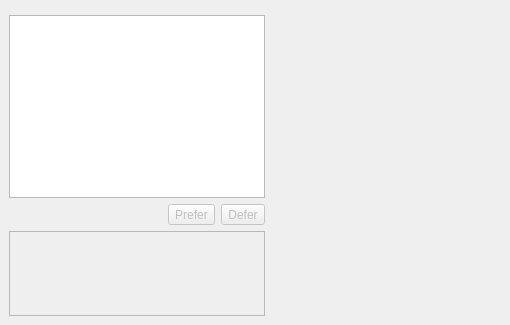
<?xml version="1.0" encoding="UTF-8"?>
<ui version="4.0">
 <author>Matthias Kretz &lt;kretz@kde.org&gt;</author>
 <class>BackendSelection</class>
 <widget class="QWidget" name="BackendSelection">
  <property name="geometry">
   <rect>
    <x>0</x>
    <y>0</y>
    <width>510</width>
    <height>325</height>
   </rect>
  </property>
  <layout class="QGridLayout">
   <property name="margin">
    <number>9</number>
   </property>
   <property name="spacing">
    <number>6</number>
   </property>
   <item row="2" column="0">
    <layout class="QGridLayout">
     <property name="margin">
      <number>0</number>
     </property>
     <property name="spacing">
      <number>6</number>
     </property>
     <item row="0" column="0" colspan="3">
      <widget class="QListWidget" name="m_select">
       <property name="sizePolicy">
        <sizepolicy hsizetype="Preferred" vsizetype="Preferred">
         <horstretch>0</horstretch>
         <verstretch>0</verstretch>
        </sizepolicy>
       </property>
       <property name="toolTip">
        <string>A list of Phonon Backends found on your system.  The order here determines the order Phonon will use them in.</string>
       </property>
       <property name="whatsThis">
        <string>A list of Phonon Backends found on your system.  The order here determines the order Phonon will use them in.</string>
       </property>
       <property name="dragEnabled">
        <bool>true</bool>
       </property>
       <property name="dragDropMode">
        <enum>QAbstractItemView::InternalMove</enum>
       </property>
      </widget>
     </item>
     <item row="1" column="1">
      <widget class="QToolButton" name="m_up">
       <property name="enabled">
        <bool>false</bool>
       </property>
       <property name="text">
        <string>Prefer</string>
       </property>
       <property name="toolButtonStyle">
        <enum>Qt::ToolButtonTextBesideIcon</enum>
       </property>
      </widget>
     </item>
     <item row="1" column="2">
      <widget class="QToolButton" name="m_down">
       <property name="enabled">
        <bool>false</bool>
       </property>
       <property name="text">
        <string>Defer</string>
       </property>
       <property name="toolButtonStyle">
        <enum>Qt::ToolButtonTextBesideIcon</enum>
       </property>
      </widget>
     </item>
     <item row="1" column="0">
      <spacer>
       <property name="orientation">
        <enum>Qt::Horizontal</enum>
       </property>
       <property name="sizeHint" stdset="0">
        <size>
         <width>81</width>
         <height>20</height>
        </size>
       </property>
      </spacer>
     </item>
    </layout>
   </item>
   <item row="3" column="0">
    <widget class="QFrame" name="frame">
     <property name="frameShape">
      <enum>QFrame::StyledPanel</enum>
     </property>
     <property name="frameShadow">
      <enum>QFrame::Raised</enum>
     </property>
     <layout class="QGridLayout" name="gridLayout2">
      <property name="margin">
       <number>9</number>
      </property>
      <item row="0" column="0">
       <widget class="QLabel" name="m_comment">
        <property name="text">
         <string/>
        </property>
        <property name="alignment">
         <set>Qt::AlignVCenter</set>
        </property>
       </widget>
      </item>
      <item row="1" column="0">
       <widget class="QLabel" name="m_website">
        <property name="text">
         <string/>
        </property>
       </widget>
      </item>
      <item row="2" column="0">
       <widget class="QLabel" name="m_version">
        <property name="text">
         <string/>
        </property>
        <property name="alignment">
         <set>Qt::AlignVCenter</set>
        </property>
       </widget>
      </item>
      <item row="3" column="0">
       <spacer>
        <property name="orientation">
         <enum>Qt::Vertical</enum>
        </property>
        <property name="sizeType">
         <enum>QSizePolicy::Expanding</enum>
        </property>
        <property name="sizeHint" stdset="0">
         <size>
          <width>20</width>
          <height>20</height>
         </size>
        </property>
       </spacer>
      </item>
      <item row="0" column="1" rowspan="4">
       <widget class="QFrame" name="frame_2">
        <property name="sizePolicy">
         <sizepolicy hsizetype="Fixed" vsizetype="Preferred">
          <horstretch>0</horstretch>
          <verstretch>0</verstretch>
         </sizepolicy>
        </property>
        <property name="frameShape">
         <enum>QFrame::NoFrame</enum>
        </property>
        <property name="frameShadow">
         <enum>QFrame::Raised</enum>
        </property>
        <layout class="QGridLayout" name="gridLayout_2">
         <item row="1" column="0">
          <spacer name="verticalSpacer">
           <property name="orientation">
            <enum>Qt::Vertical</enum>
           </property>
           <property name="sizeHint" stdset="0">
            <size>
             <width>20</width>
             <height>40</height>
            </size>
           </property>
          </spacer>
         </item>
         <item row="0" column="0">
          <widget class="QLabel" name="m_icon">
           <property name="sizePolicy">
            <sizepolicy hsizetype="Minimum" vsizetype="Preferred">
             <horstretch>0</horstretch>
             <verstretch>0</verstretch>
            </sizepolicy>
           </property>
           <property name="text">
            <string/>
           </property>
          </widget>
         </item>
        </layout>
       </widget>
      </item>
     </layout>
    </widget>
   </item>
   <item row="2" column="1" rowspan="2">
    <widget class="QStackedWidget" name="stackedWidget">
     <property name="sizePolicy">
      <sizepolicy hsizetype="Expanding" vsizetype="Preferred">
       <horstretch>0</horstretch>
       <verstretch>0</verstretch>
      </sizepolicy>
     </property>
     <widget class="QWidget" name="page"/>
     <widget class="QWidget" name="page_2"/>
    </widget>
   </item>
   <item row="1" column="0" colspan="2">
    <widget class="KMessageWidget" name="m_messageWidget" native="true"/>
   </item>
  </layout>
 </widget>
 <customwidgets>
  <customwidget>
   <class>KMessageWidget</class>
   <extends>QWidget</extends>
   <header location="global">KMessageWidget</header>
   <container>1</container>
  </customwidget>
 </customwidgets>
 <resources/>
 <connections/>
</ui>
